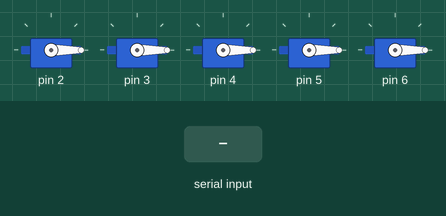
This sketch was run on a simulated Arduino Uno, built with avr-gcc and run on an emulated ATmega328P. Shown: 5 × servo. The inputs (shaded band) are chosen by the test bench.

Above: at 1.2 s.
1.3 s: "a" received over Serial
At 2.5 s:
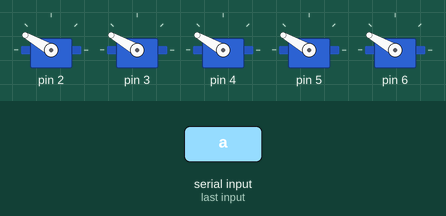
2.8 s: "b" received over Serial
At 3.7 s:
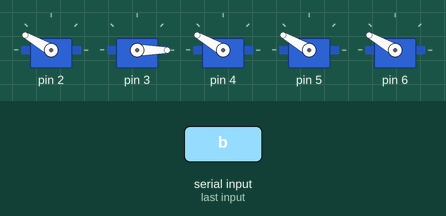
4.3 s: "c" received over Serial
At 4.8 s:
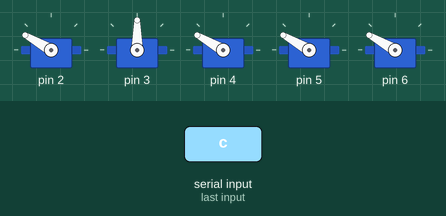
5.8 s: "e" received over Serial
At 7.0 s:
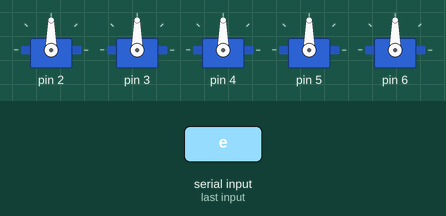
7.3 s: "f" received over Serial
At 8.3 s:
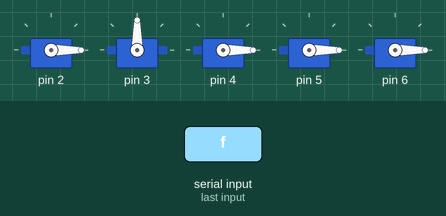
8.8 s: "g" received over Serial
At 9.4 s:
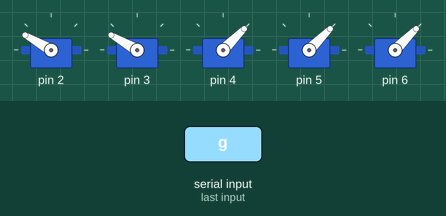
Timing chart, 0 to 11.3 s (numbered marks = the images above; inputs shaded):
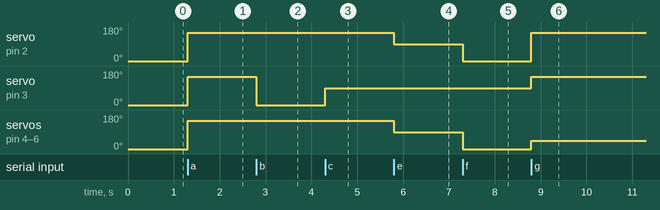

The sketch:

GestureReplayArduino.ino
```cpp
// Giovanni
// Dev Gurjar (dgurjar)

#include <Servo.h>

//Positional
#define LO 0
#define LOMID 45
#define MID 90
#define HI 150

Servo fingers[5];
char lastGesture = 'x';

void setup(){
  /* Setup the finger servos */
  fingers[0].attach(2);
  fingers[1].attach(3);
  fingers[2].attach(4);
  fingers[3].attach(5);
  fingers[4].attach(6);

  //inverse_point();


  fingers[0].write(LO);
  fingers[1].write(LO);
  fingers[2].write(LO);
  fingers[3].write(LO);
  fingers[4].write(LO);


  Serial.begin(9600);
}

void loop(){
  if(Serial.available()){
    char inChar = (char)Serial.read();
    /* Depending on the incoming byte, perform the appropriate gesture */
    switch(inChar){
      case 'a':
        if(lastGesture != inChar)
          fist();
        break;
      case 'b':
        if(lastGesture != inChar)
          point();
        break;
      case 'c':
        if(lastGesture != inChar)
          weak_point();
        break;
      case 'd':
        if(lastGesture != inChar)
          open_fist();
        break;
      case 'e':
        if(lastGesture != inChar)
          slight_bend();
        break;
      case 'f':
        if(lastGesture != inChar)
          inverse_point();
      case 'g':
        if(lastGesture != inChar)
          pinch();
      default:
        break;
    }
    delay(500);
  }
}


void fist(){
  // Move hand to starting position
  fingers[0].write(HI);
  fingers[1].write(HI);
  fingers[2].write(HI);
  fingers[3].write(HI);
  fingers[4].write(HI);
  lastGesture = 'a';
}

void point(){
  // Move hand to starting position
  fingers[0].write(HI);
  fingers[1].write(LO);
  fingers[2].write(HI);
  fingers[3].write(HI);
  fingers[4].write(HI);
  lastGesture = 'b';
}

void weak_point(){
  // Move hand to starting position
  fingers[0].write(HI);
  fingers[1].write(MID);
  fingers[2].write(HI);
  fingers[3].write(HI);
  fingers[4].write(HI);
  lastGesture = 'c';
}

void open_fist(){
  // Move hand to starting position
  fingers[0].write(LO);
  fingers[1].write(LO);
  fingers[2].write(LO);
  fingers[3].write(LO);
  fingers[4].write(LO);
  lastGesture = 'd';
}

void slight_bend(){
  // Move hand to starting position
  fingers[0].write(MID);
  fingers[1].write(MID);
  fingers[2].write(MID);
  fingers[3].write(MID);
  fingers[4].write(MID);
  lastGesture = 'e';
}

void very_slight_bend(){
  fingers[0].write(LOMID);
  fingers[1].write(LOMID);
  fingers[2].write(LOMID);
  fingers[3].write(LOMID);
  fingers[4].write(LOMID);
}

void inverse_point(){
  fingers[0].write(LO);
  fingers[1].write(MID);
  fingers[2].write(LO);
  fingers[3].write(LO);
  fingers[4].write(LO);
  lastGesture = 'f';
}

void pinch(){
  fingers[0].write(HI);
  fingers[1].write(HI);
  fingers[2].write(LOMID);
  fingers[3].write(LOMID);
  fingers[4].write(LOMID);
  lastGesture = 'g';
}
```

Measured:
- after the input at 1.3 s, servo on pin 2–6: 0° → 150° at once
- after the input at 2.8 s, servo on pin 3: 150° → 0° at once
- after the input at 4.3 s, servo on pin 3: 0° → 90° at once
- after the input at 5.8 s, servo on pin 2, servo on pin 4–6: 150° → 90° at once
- after the input at 7.3 s, servo on pin 2, servo on pin 4–6: 90° → 0° at once
- after the input at 8.8 s, servo on pin 2: 0° → 150° at once; servo on pin 3: 90° → 150° at once; servo on pin 4–6: 0° → 45° at once
